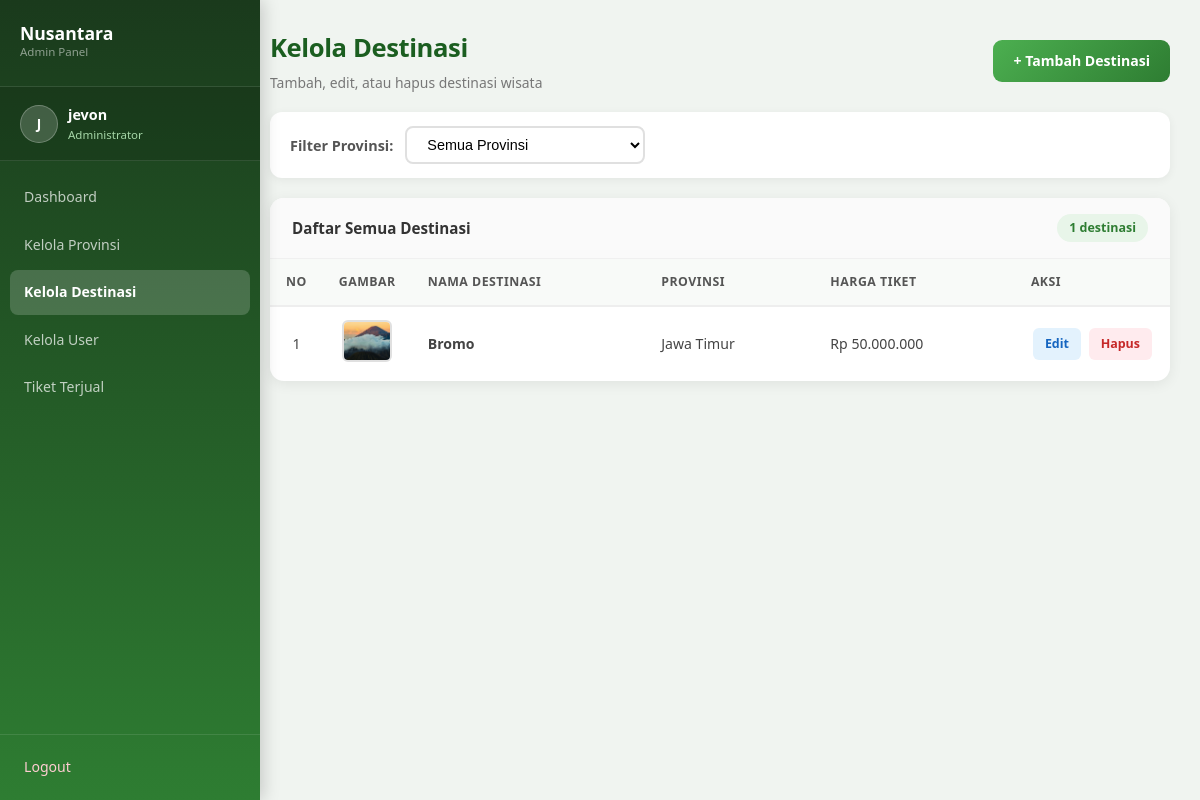
Screenshot of /admin/destinasi.php (signed in) with the database file from the repository.
### tables this page shows
CREATE TABLE `destinasi` (
  `id` int(11) NOT NULL,
  `provinsi_id` int(11) DEFAULT NULL,
  `nama_destinasi` varchar(150) NOT NULL,
  `provinsi` varchar(100) NOT NULL,
  `deskripsi` text NOT NULL,
  `harga` int(11) NOT NULL DEFAULT 0,
  `gambar` varchar(255) DEFAULT '',
  `created_at` timestamp NOT NULL DEFAULT current_timestamp(),
  `stok_tiket` int(11) DEFAULT 100
);

CREATE TABLE `provinsi` (
  `id` int(11) NOT NULL,
  `nama_provinsi` varchar(100) NOT NULL,
  `pulau` varchar(100) DEFAULT NULL,
  `ibu_kota` varchar(100) DEFAULT NULL,
  `populasi` varchar(50) DEFAULT NULL,
  `deskripsi` text DEFAULT NULL,
  `gambar` varchar(255) DEFAULT NULL,
  `highlight` varchar(255) DEFAULT NULL,
  `created_at` timestamp NOT NULL DEFAULT current_timestamp()
);

### admin/destinasi.php (the view, shortened to what this page needs)
<?php
require_once '../koneksi.php';
function cariGambar($nama_file) {
    $path = '../uploads/' . $nama_file;
    if (file_exists($path)) return $nama_file;
    return null;
}
$sql = "SELECT d.*, p.nama_provinsi
        FROM destinasi d
        LEFT JOIN provinsi p ON d.provinsi_id = p.id";
$sql .= " ORDER BY d.created_at DESC";
$q_semua = mysqli_query($koneksi, $sql);
?>
<!DOCTYPE html>
<html lang="id">
<head>
    <link rel="stylesheet" href="assets/css/admin.css">
</head>
<body class="admin-body">
    <?php require_once '_sidebar.php'; ?>
    <div class="page-header">
        <div>
            <h1 class="page-title">Kelola Destinasi</h1>
            <p class="page-sub">Tambah, edit, atau hapus destinasi wisata</p>
        </div>
        <a href="destinasi_tambah.php" class="btn-primary">+ Tambah Destinasi</a>
    </div>
    <div class="filter-bar">
        <form method="GET" action="destinasi.php" class="filter-form">
            <label>Filter Provinsi:</label>
            <select name="provinsi" onchange="this.form.submit()">
                <option value="0">Semua Provinsi</option>
            </select>
        </form>
    </div>
    <div class="admin-card">
        <div class="card-header">
            <h3>Daftar Semua Destinasi</h3>
            <span class="badge-count"><?= mysqli_num_rows($q_semua) ?> destinasi</span>
        </div>
        <table class="admin-table">
            <thead>
                <tr>
                    <th width="50">No</th>
                    <th width="70">Gambar</th>
                    <th>Nama Destinasi</th>
                    <th>Provinsi</th>
                    <th>Harga Tiket</th>
                    <th width="140">Aksi</th>
                </tr>
            </thead>
            <tbody>
                <?php if ($q_semua && mysqli_num_rows($q_semua) > 0): ?>
                    <?php $no = 1; while ($row = mysqli_fetch_assoc($q_semua)): ?>
                        <tr>
                            <td class="text-center"><?= $no++ ?></td>
                            <td class="text-center">
                                <?php $file_gambar = cariGambar($row['gambar']); ?>
                                <?php if ($file_gambar): ?>
                                    <img src="../uploads/<?= htmlspecialchars($file_gambar) ?>" class="thumb-img" alt="<?= htmlspecialchars($row['nama_destinasi']) ?>">
                                <?php else: ?>
                                    <div class="thumb-placeholder">Foto</div>
                                <?php endif; ?>
                            </td>
                            <td><strong><?= htmlspecialchars($row['nama_destinasi']) ?></strong></td>
                            <td><?= htmlspecialchars($row['nama_provinsi'] ?? 'Tanpa Provinsi') ?></td>
                            <td>Rp <?= number_format($row['harga'], 0, ',', '.') ?></td>
                            <td class="aksi-col">
                                <a href="destinasi_edit.php?id=<?= $row['id'] ?>" class="btn-sm btn-blue">Edit</a>
                                <a href="destinasi.php?hapus=<?= $row['id'] ?>" class="btn-sm btn-red" onclick="return konfirmasiHapus('<?= htmlspecialchars($row['nama_destinasi'], ENT_QUOTES) ?>')">Hapus</a>
                            </td>
                        </tr>
                    <?php endwhile; ?>
                <?php else: ?>
                    <tr><td colspan="6" class="empty-row">Belum ada destinasi. <a href="destinasi_tambah.php">Tambah destinasi pertama!</a></td></tr>
                <?php endif; ?>
            </tbody>
        </table>
    </div>
    </main>
    </div>
</body>
</html>

### admin/assets/css/admin.css (style rules this page uses)
*, *::before, *::after { box-sizing: border-box; margin: 0; padding: 0; }
body { font-family: 'Segoe UI', Tahoma, Geneva, Verdana, sans-serif; line-height: 1.6; }
.admin-body { background: #f0f4f0; min-height: 100vh; }
.page-header { display: flex; justify-content: space-between; align-items: center; margin-bottom: 18px; flex-wrap: wrap; gap: 12px; }
.page-title { font-size: 1.6rem; color: #1b5e20; font-weight: 800; margin-bottom: 3px; letter-spacing: -0.4px; }
.page-sub { color: #777; font-size: 0.87rem; }
.admin-card { background: white; border-radius: 14px; box-shadow: 0 3px 14px rgba(0,0,0,0.07); overflow: hidden; margin-bottom: 22px; }
.card-header { display: flex; justify-content: space-between; align-items: center; padding: 16px 22px; border-bottom: 1px solid #f0f0f0; background: #fafafa; }
.card-header h3 { font-size: 0.95rem; color: #333; font-weight: 700; }
.badge-count { background: #e8f5e9; color: #2e7d32; padding: 4px 12px; border-radius: 20px; font-size: 0.78rem; font-weight: 600; }
.admin-table { width: 100%; border-collapse: collapse; font-size: 0.88rem; }
.admin-table thead tr { background: #f8faf8; }
.admin-table th { padding: 13px 16px; text-align: left; font-weight: 700; color: #555; font-size: 0.77rem; text-transform: uppercase; letter-spacing: 0.5px; border-bottom: 2px solid #eee; }
.admin-table td { padding: 13px 16px; border-bottom: 1px solid #f5f5f5; color: #444; vertical-align: middle; }
.admin-table tbody tr:last-child td { border-bottom: none; }
.text-center { text-align: center; }
.thumb-img { width: 50px; height: 42px; object-fit: cover; border-radius: 6px; border: 2px solid #e0e0e0; }
.btn-sm { display: inline-block; padding: 6px 12px; border-radius: 6px; font-size: 0.78rem; font-weight: 600; cursor: pointer; transition: transform 0.15s, opacity 0.15s; margin: 2px; white-space: nowrap; text-decoration: none; border: none; }
.btn-blue { background: #e3f2fd; color: #1565c0; }
.btn-red { background: #ffebee; color: #c62828; }
.btn-primary { background: linear-gradient(135deg, #4CAF50, #2e7d32); color: white; padding: 10px 20px; border-radius: 9px; font-weight: 700; font-size: 0.88rem; transition: transform 0.2s, box-shadow 0.2s; text-decoration: none; display: inline-block; border: none; cursor: pointer; }
.aksi-col { white-space: nowrap; }
.filter-bar { margin-bottom: 20px; }
.filter-form { display: flex; align-items: center; gap: 12px; background: white; padding: 14px 20px; border-radius: 12px; box-shadow: 0 2px 10px rgba(0,0,0,0.06); }
.filter-form label { font-weight: 600; color: #555; font-size: 0.9rem; }
.filter-form select { padding: 8px 16px; border: 2px solid #e0e0e0; border-radius: 8px; font-size: 0.9rem; background: white; cursor: pointer; min-width: 200px; }

### rows the page displays
destinasi: gambar (picture), nama_destinasi "Bromo", provinsi.nama_provinsi "Jawa Timur", harga "50.000.000"

### other values shown
substr($_SESSION['admin_username'], 0, 1) "J"
$_SESSION['admin_username'] "jevon"
mysqli_num_rows($q_semua) "1"
